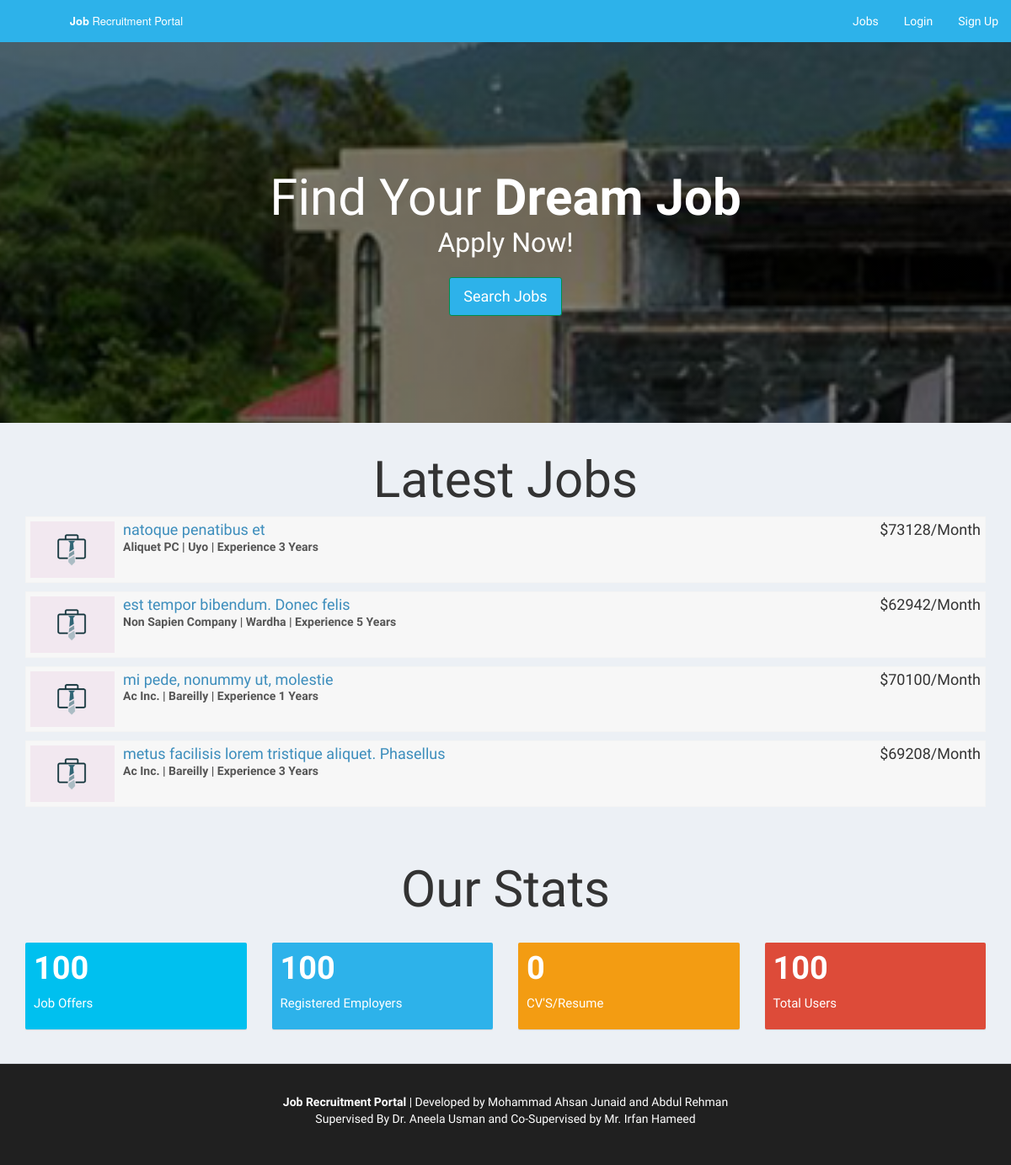
/, run on an earlier commit of the app's database.
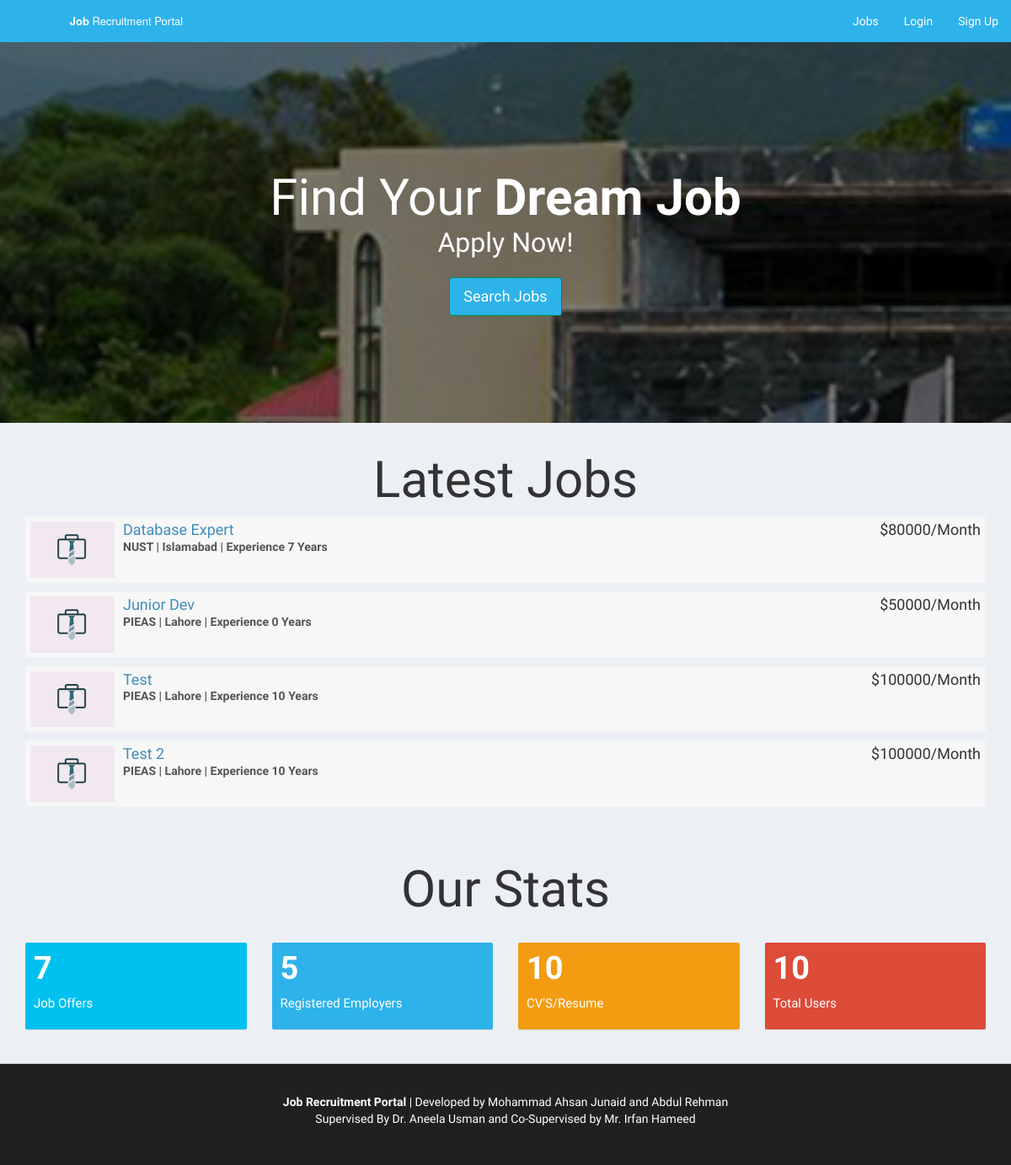
And on a later commit of the database.
### tables this page shows
CREATE TABLE `company` (
  `id_company` int(11) NOT NULL,
  `name` varchar(255) NOT NULL,
  `companyname` varchar(255) NOT NULL,
  `country` varchar(255) NOT NULL,
  `state` varchar(255) NOT NULL,
  `city` varchar(255) NOT NULL,
  `contactno` varchar(255) NOT NULL,
  `website` varchar(255) NOT NULL,
  `email` varchar(255) NOT NULL,
  `password` varchar(255) NOT NULL,
  `aboutme` varchar(255) DEFAULT NULL,
  `logo` varchar(255) NOT NULL,
  `createdAt` timestamp NOT NULL DEFAULT current_timestamp(),
  `active` int(11) NOT NULL DEFAULT 2
);

CREATE TABLE `job_post` (
  `id_jobpost` int(11) NOT NULL,
  `id_company` int(11) NOT NULL,
  `jobtitle` varchar(255) NOT NULL,
  `description` text NOT NULL,
  `minimumsalary` varchar(255) NOT NULL,
  `maximumsalary` varchar(255) NOT NULL,
  `experience` varchar(255) NOT NULL,
  `qualification` varchar(255) NOT NULL,
  `createdat` timestamp NOT NULL DEFAULT current_timestamp(),
  `maxage` decimal(2,0) DEFAULT NULL
);

### index.php (the view, shortened to what this page needs)
<?php
require_once("db.php");
?>
<!DOCTYPE html>
<html>
<head>
  <link rel="stylesheet" href="https://cdnjs.cloudflare.com/ajax/libs/twitter-bootstrap/3.3.7/css/bootstrap.min.css">
  <link rel="stylesheet" href="https://cdnjs.cloudflare.com/ajax/libs/font-awesome/4.7.0/css/font-awesome.min.css">
  <link rel="stylesheet" href="https://cdnjs.cloudflare.com/ajax/libs/ionicons/2.0.1/css/ionicons.min.css">
  <link rel="stylesheet" href="css/AdminLTE.min.css">
  <link rel="stylesheet" href="css/_all-skins.min.css">
  <link rel="stylesheet" href="css/custom.css">
</head>
<body class="hold-transition skin-green sidebar-mini">
<div class="wrapper">
  <header class="main-header">
    <a href="index.php" class="logo logo-bg">
      <span class="logo-lg"><b>Job</b> Recruitment Portal</span>
    </a>
    <nav class="navbar navbar-static-top">
      <div class="navbar-custom-menu">
        <ul class="nav navbar-nav">
          <li>
            <a href="jobs.php">Jobs</a>
          </li>
          <?php if(empty($_SESSION['id_user']) && empty($_SESSION['id_company'])) { ?>
          <li>
            <a href="login.php">Login</a>
          </li>
          <li>
            <a href="sign-up.php">Sign Up</a>
          </li>
          <?php } ?>
        </ul>
      </div>
    </nav>
  </header>
  <div class="content-wrapper" style="margin-left: 0px;">
    <section class="content-header bg-main">
      <div class="container">
        <div class="row">
          <div class="col-md-12 text-center index-head">
            <h1>Find Your <strong>Dream Job</strong></h1>
            <p>Apply Now!</p>
            <p><a class="btn btn-success btn-lg" href="jobs.php" role="button">Search Jobs</a></p>
          </div>
        </div>
      </div>
    </section>
    <section class="content-header">
      <div class="container">
        <div class="row">
          <div class="col-md-12 latest-job margin-bottom-20">
            <h1 class="text-center">Latest Jobs</h1>
            <?php
          $sql = "SELECT * FROM job_post Order By Rand() Limit 4";
          $result = $conn->query($sql);
          if($result->num_rows > 0) {
            while($row = $result->fetch_assoc())
            {
              $sql1 = "SELECT * FROM company WHERE id_company='$row[id_company]'";
              $result1 = $conn->query($sql1);
              if($result1->num_rows > 0) {
                while($row1 = $result1->fetch_assoc())
                {
             ?>
            <div class="attachment-block clearfix">
              <img class="attachment-img" src="img/photo1.png" alt="Attachment Image">
              <div class="attachment-pushed">
                <h4 class="attachment-heading"><a href="view-job-post.php?id=<?php echo $row['id_jobpost']; ?>"><?php echo $row['jobtitle']; ?></a> <span class="attachment-heading pull-right">$<?php echo $row['maximumsalary']; ?>/Month</span></h4>
                <div class="attachment-text">
                    <div><strong><?php echo $row1['companyname']; ?> | <?php echo $row1['city']; ?> | Experience <?php echo $row['experience']; ?> Years</strong></div>
                </div>
              </div>
            </div>
          <?php
              }
            }
            }
          }
          ?>
          </div>
        </div>
      </div>
    </section>
    <section id="statistics" class="content-header">
      <div class="container">
        <div class="row">
          <div class="col-md-12 text-center latest-job margin-bottom-20">
            <h1>Our Stats</h1>
          </div>
        </div>
        <div class="row">
        <div class="col-lg-3 col-xs-6">
          <div class="small-box bg-aqua">
            <div class="inner">
             <?php
                      $sql = "SELECT * FROM job_post";
                      $result = $conn->query($sql);
                      if($result->num_rows > 0) {
                        $totalno = $result->num_rows;
                      } else {
                        $totalno = 0;
                      }
                    ?>
              <h3><?php echo $totalno; ?></h3>
              <p>Job Offers</p>
            </div>
          </div>
        </div>
        <div class="col-lg-3 col-xs-6">
          <div class="small-box bg-green">
            <div class="inner">
                  <?php
                      $sql = "SELECT * FROM company WHERE active='1'";
                      $result = $conn->query($sql);
                      if($result->num_rows > 0) {
                        $totalno = $result->num_rows;
                      } else {
                        $totalno = 0;
                      }
                    ?>
              <h3><?php echo $totalno; ?></h3>
              <p>Registered Employers</p>
            </div>
          </div>
        </div>
        <div class="col-lg-3 col-xs-6">
          <div class="small-box bg-yellow">
            <div class="inner">
             <?php
                      $sql = "SELECT * FROM users WHERE resume!=''";
                      $result = $conn->query($sql);
                      if($result->num_rows > 0) {
                        $totalno = $result->num_rows;
                      } else {
                        $totalno = 0;
                      }
                    ?>
              <h3><?php echo $totalno; ?></h3>
              <p>CV'S/Resume</p>
            </div>
          </div>
        </div>
        <div class="col-lg-3 col-xs-6">
          <div class="small-box bg-red">
            <div class="inner">
               <?php
                      $sql = "SELECT * FROM users WHERE active='1'";
                      $result = $conn->query($sql);
                      if($result->num_rows > 0) {
                        $totalno = $result->num_rows;
                      } else {
                        $totalno = 0;
                      }
                    ?>
              <h3><?php echo $totalno; ?></h3>
              <p>Total Users</p>
            </div>
          </div>
        </div>
      </div>
      </div>
    </section>
 <br>
  </div>
  <footer class="main-footer" style="margin-left: 0px; color : #fff;  background-color:#202020;">
    <div class="container"  style="text-align: center">
		<div>
            <br>
			<p><b>Job Recruitment Portal</b> | Developed by Mohammad Ahsan Junaid and Abdul Rehman <br> Supervised By Dr. Aneela Usman and Co-Supervised by Mr. Irfan Hameed</p>
            <br>
		</div>
	</div>
  </footer>
</div>
</body>
</html>

### css/custom.css (style rules this page uses)
.bg-main { background: linear-gradient(0deg,rgba(0,0,0,0.5),rgba(0,0,0,0.5)), url(../img/job-search.jpg) no-repeat center center fixed !important; -webkit-background-size: cover; -moz-background-size: cover; -o-background-size: cover; background-size: cover !important; }
.index-head { padding: 10%; color: #fff; line-height: 150%; }
.index-head > h1 { font-size: 60px; }
.logo-bg { background-color: #2db2ea !important; }
.index-head > p { font-size: 32px; }
.index-head > p > a { margin-top: 20px; }
.latest-job { line-height: 150%; }
.latest-job > h1 { font-size: 60px; }
.margin-bottom-20 { margin-bottom: 20px; }

What changed in the data, as far as the page shows it:
removed job_post: jobtitle "natoque penatibus et", maximumsalary "73128", experience "3"
removed company: companyname "Aliquet PC", city "Uyo"
removed job_post: jobtitle "est tempor bibendum. Donec felis", maximumsalary "62942", experience "5"
removed company: companyname "Non Sapien Company", city "Wardha"
removed job_post: jobtitle "mi pede, nonummy ut, molestie", maximumsalary "70100", experience "1"
removed company: companyname "Ac Inc.", city "Bareilly"
removed job_post: jobtitle "metus facilisis lorem tristique aliquet. Phasellus", maximumsalary "69208", experience "3"
added job_post: jobtitle "Database Expert", maximumsalary "80000", experience "7"
added company: companyname "NUST", city "Islamabad"
added job_post: jobtitle "Junior Dev", maximumsalary "50000", experience "0"
added company: companyname "PIEAS", city "Lahore"
added job_post: jobtitle "Test", maximumsalary "100000", experience "10"
added job_post: jobtitle "Test 2", maximumsalary "100000", experience "10"
Also different on the page:
$totalno: "100" → "7"
$totalno: "100" → "5"
$totalno: "0" → "10"
$totalno: "100" → "10"
